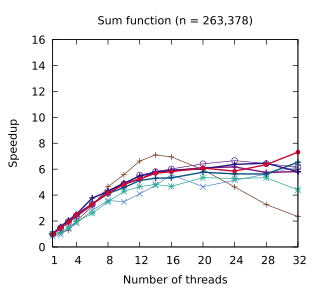

Reproduce this figure in gnuplot.
set title "Sum function (n = 263,378)"
set terminal pdf size 3.2,2.9
set output "./results/Sum_function_n___263,378.pdf"
set key off
set xrange [1:32]
set xtics (1, 4, 8, 12, 16, 20, 24, 28, 32)
set xlabel "Number of threads"
set yrange [0:16]
set ylabel "Speedup"
plot './results/Sum_function_n___263,378.dat' using 1:2 title "Rayon" pointsize 0.7 lw 1 pt 1 linecolor rgb "#6E3B23" with linespoints, \
  './results/Sum_function_n___263,378.dat' using 1:3 title "Static" pointsize 0.7 lw 1 pt 2 linecolor rgb "#5287C6" with linespoints, \
  './results/Sum_function_n___263,378.dat' using 1:4 title "Static (pinned)" pointsize 0.7 lw 1 pt 3 linecolor rgb "#24A793" with linespoints, \
  './results/Sum_function_n___263,378.dat' using 1:5 title "Work stealing" pointsize 0.7 lw 1 pt 6 linecolor rgb "#5B2182" with linespoints, \
  './results/Sum_function_n___263,378.dat' using 1:6 title "Multi-atomics 64 1 4" pointsize 0.7 lw 2 pt 1 linecolor rgb "#801478" with linespoints, \
  './results/Sum_function_n___263,378.dat' using 1:7 title "Multi-atomics 2 64 1 4" pointsize 0.7 lw 2 pt 1 linecolor rgb "#0A5080" with linespoints, \
  './results/Sum_function_n___263,378.dat' using 1:8 title "Multi-atomics 3 64 1 4" pointsize 0.7 lw 2 pt 1 linecolor rgb "#281480" with linespoints, \
  './results/Sum_function_n___263,378.dat' using 1:9 title "WorkAssisting 4" pointsize 0.4 lw 2 pt 7 linecolor rgb "#C80A35" with linespoints
